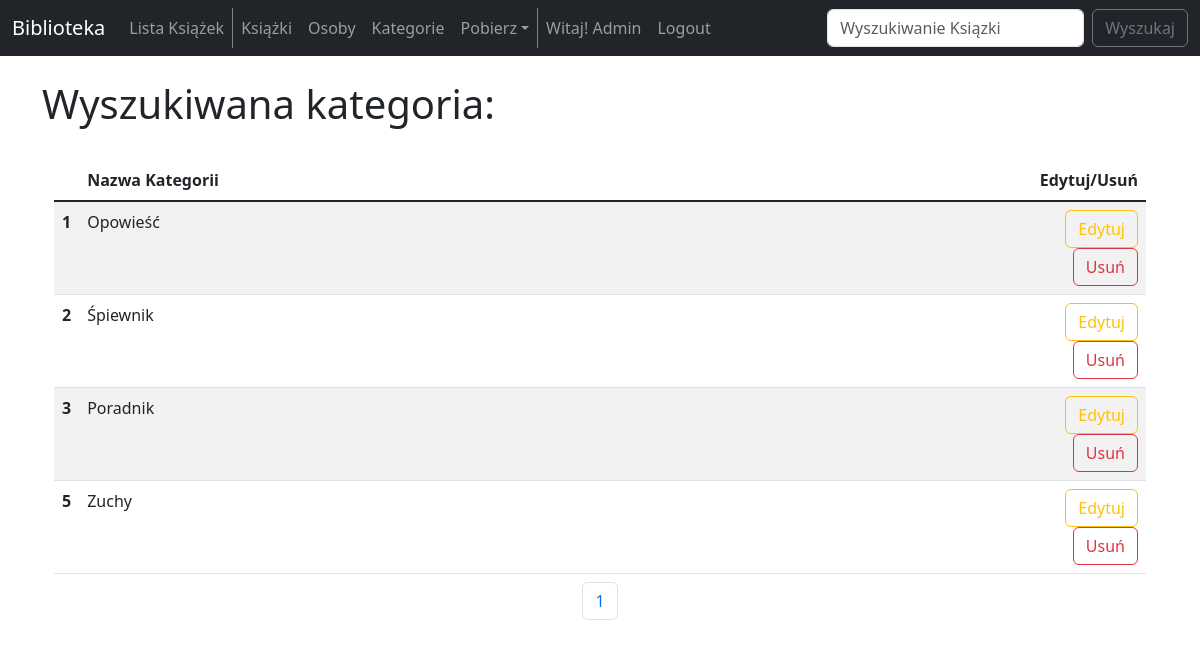
The page /search_categories_admin/ (signed in) on the database as committed earlier.
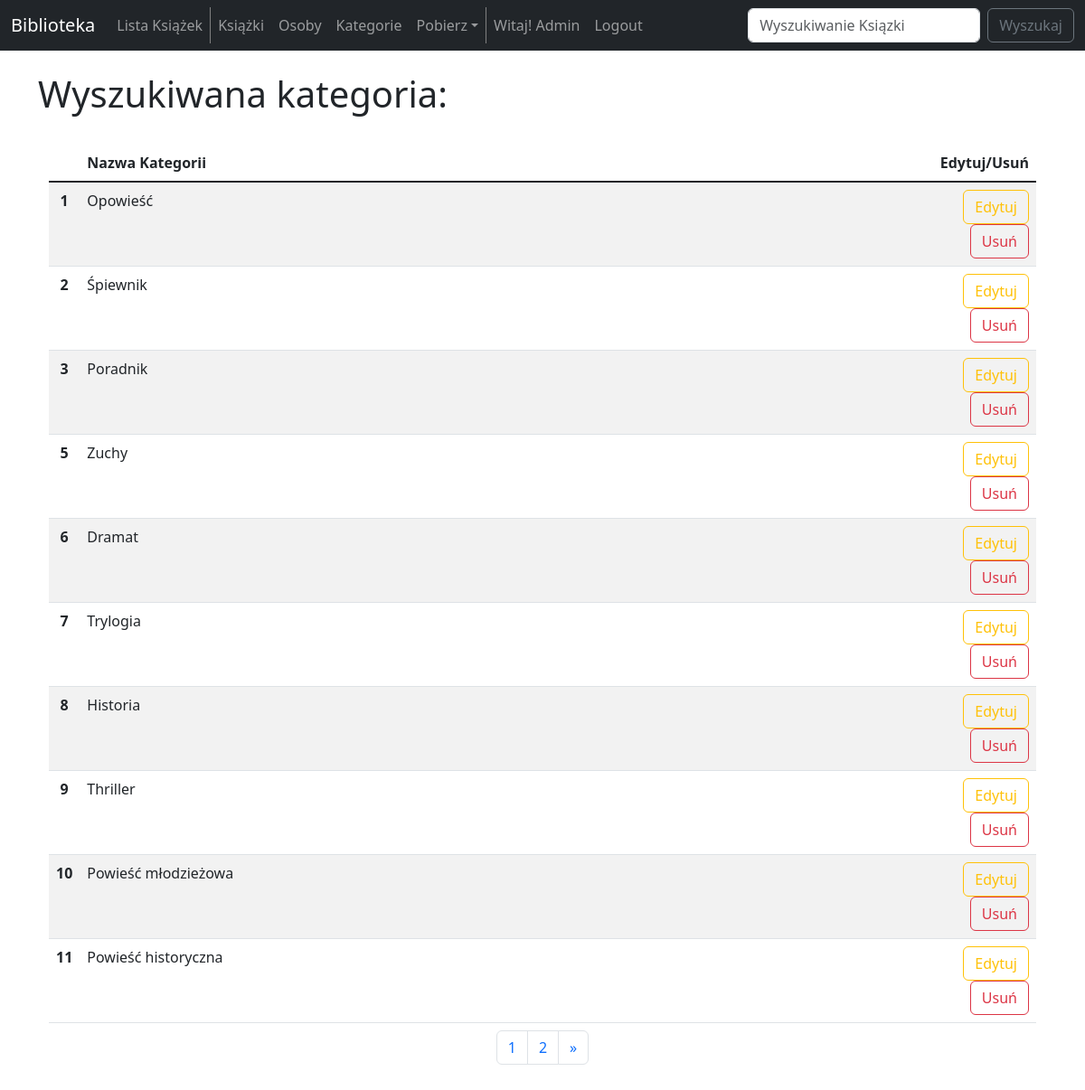
The same page on the database as committed later.
### biblioteka_app/models.py (models this page shows, shortened)
class ListBookCategory(models.Model):
    name = models.CharField(max_length=100)

### biblioteka_app/views.py (the view)
# urls.py: path('search_categories_admin/', views.search_categories_admin, name="search-categories-admin"),
def search_categories_admin(request):
    if request.method == "POST":
        searched = request.POST['searched']
        request.session['searched'] = searched
    else:
        searched = request.session.get('searched', '')
    categories = ListBookCategory.objects.filter(name__icontains=searched)
    p = Paginator(categories, 10)
    page = request.GET.get('page')
    list_categories = p.get_page(page)
    nums = "a" * list_categories.paginator.num_pages
    return render(request, 'search_categories_admin.html',
                {
                    'searched': searched,
                    'categories': categories,
                    'list_categories': list_categories,
                    'nums': nums,
                })

### biblioteka_app/templates/search_categories_admin.html (shortened to what this page needs)
{% extends 'base.html' %}
{% block content %}
    {% if user.is_authenticated %}
        <div class="row">
            <div class="col-12">
                <h1>
                    Wyszukiwana kategoria: {{ searched }}
                </h1>
            </div>
        </div>
        <br/>
        <div class="container text-center">
            <div class="row">
                <div class="col-12">
                    {% if categories %}
                        <table class="table table-striped">
                            <thead>
                                <tr>
                                    <th scope="col" width="2%"></th>
                                    <th scope="col" class="text-start">Nazwa Kategorii</th>
                                    <th scope="col" class="text-end" width="12%">Edytuj/Usuń</th>
                                </tr>
                            </thead>
                            <tbody class="table-group-divider">
                                {% for category in list_categories %}
                                    <tr>
                                        <th scope="row">{{ category.id }}</th>
                                        <td class="text-start">{{ category.name }}</td>
                                        <td class="text-end">
                                            <a href="{% url 'update-category' category.id %}" class="btn btn-outline-warning">Edytuj</a>
                                            <a href="{% url 'delete-category' category.id %}" class="btn btn-outline-danger">Usuń</a>
                                        </td>
                                    </tr>
                                {% endfor %}
                            </tbody>
                            <caption>
                                <nav aria-label="Page navigation example">
                                    <ul class="pagination justify-content-center">
                                        {% for i in nums %}
                                            <li class="page-item">
                                                <a class="page-link" href="?page={{ forloop.counter }}">{{ forloop.counter }}</a>
                                            </li>
                                        {% endfor %}
                                        {% if list_categories.has_next %}
                                            <li class="page-item">
                                                <a class="page-link" href="?page={{list_categories.paginator.num_pages }}">&raquo</a>
                                            </li>
                                        {% endif %}
                                    </ul>
                                </nav>
                            </caption>
                        </table>
                    {% else %}
                        <p> Nie znaloziono kategorii: {{ searched }}
                    {% endif %}
                </div>
            </div>
        </div>
    {% else %}
        <h3>
            Wybacz, ale musisz być zalogowany/a, aby wejść na tą stronę.
        </h3>
        <a href="{% url 'login' %}">Zaloguj się</a>
    {% endif %}
{% endblock  %}

Rows that differ between the two databases and show on the page:
added ListBookCategory: id "6", name "Dramat"
added ListBookCategory: id "7", name "Trylogia"
added ListBookCategory: id "8", name "Historia"
added ListBookCategory: id "9", name "Thriller"
added ListBookCategory: id "10", name "Powieść młodzieżowa"
added ListBookCategory: id "11", name "Powieść historyczna"
Other text that changed with them:
new list line: "2"
